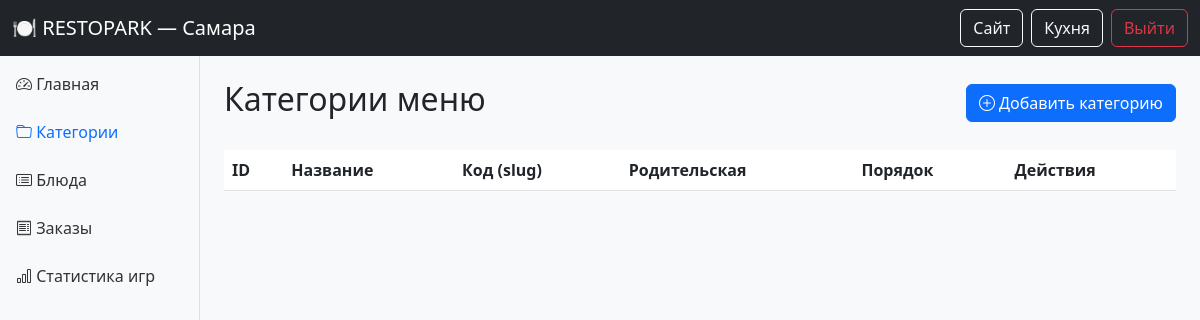
The page /admin/categories (signed in) on the database as committed earlier.
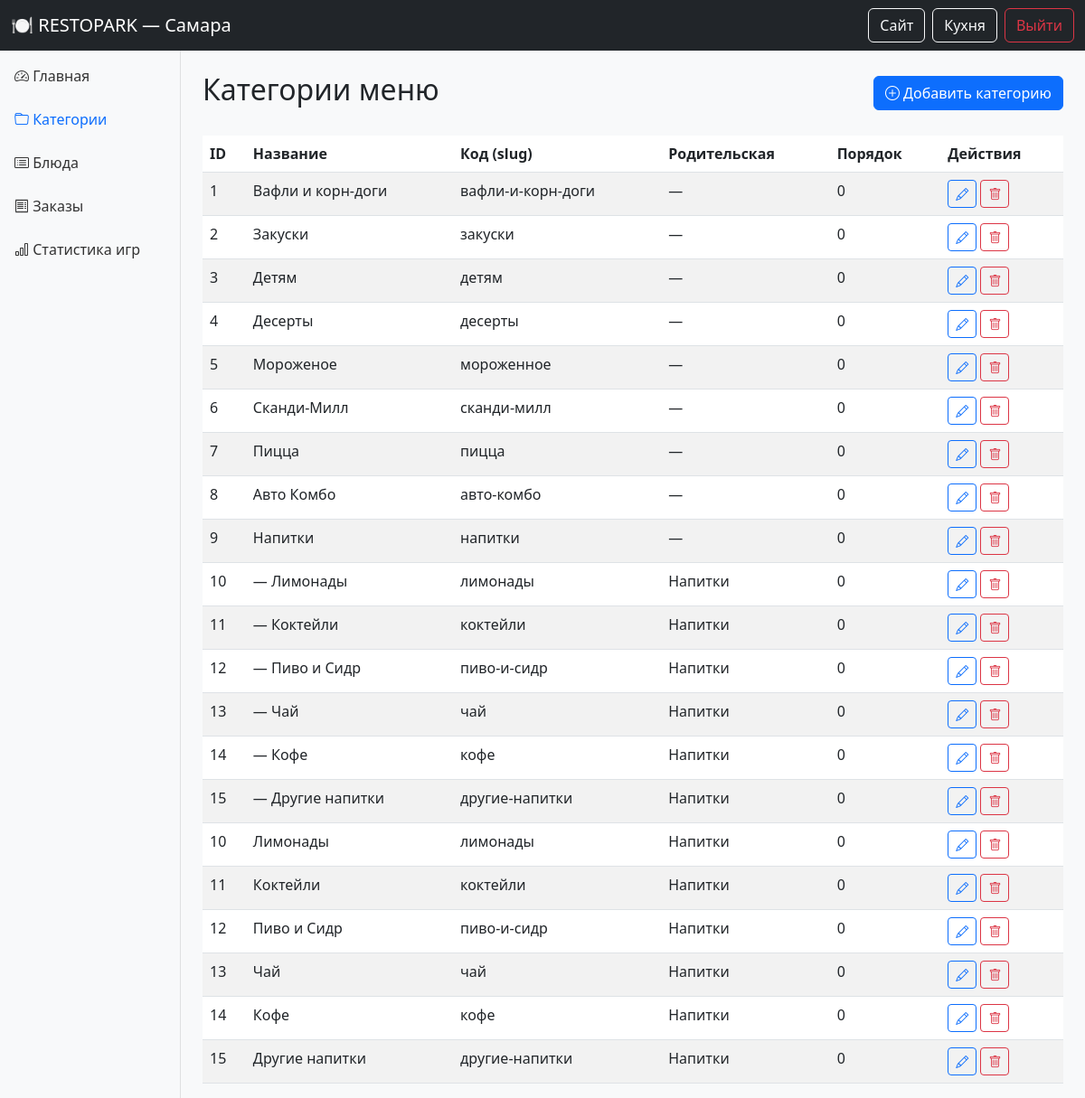
The same page on the database as committed later.
### models.py (models this page shows, shortened)
class Category(db.Model):
    __tablename__ = 'categories'
    id = db.Column(db.Integer, primary_key=True)
    name = db.Column(db.String(100), nullable=False)
    slug = db.Column(db.String(100), unique=True, nullable=False)
    order = db.Column(db.Integer, default=0)
    parent_id = db.Column(db.Integer, db.ForeignKey('categories.id'), nullable=True)
    parent = db.relationship('Category', remote_side=[id], backref='subcategories')
    items = db.relationship('MenuItem', backref='category', lazy='dynamic', cascade='all, delete-orphan')

### app.py (the view)
    def decorated(*args, **kwargs):
        if not session.get('admin_logged_in'):
            return redirect(url_for('admin_login'))
        return f(*args, **kwargs)

### app.py (called while the page is built)
def admin_required(f):
    def decorated(*args, **kwargs):
        if not session.get('admin_logged_in'):
            return redirect(url_for('admin_login'))
        return f(*args, **kwargs)
    decorated.__name__ = f.__name__
    return decorated

@app.route('/admin/categories')
@admin_required
def admin_categories():
    categories = Category.query.order_by(Category.order).all()
    return render_template('admin/categories.html', categories=categories)

### templates/admin/categories.html (shortened to what this page needs)
{% extends "admin/base.html" %}
{% block content %}
<div class="d-flex justify-content-between align-items-center mb-4">
    <h2>Категории меню</h2>
    <button class="btn btn-primary" data-bs-toggle="modal" data-bs-target="#addCategoryModal">
        <i class="bi bi-plus-circle"></i> Добавить категорию
    </button>
</div>
<div class="table-responsive">
    <table class="table table-striped table-hover">
        <thead>
            <tr>
                <th>ID</th>
                <th>Название</th>
                <th>Код (slug)</th>
                <th>Родительская</th>
                <th>Порядок</th>
                <th>Действия</th>
            </tr>
        </thead>
        <tbody>
            {% for cat in categories recursive %}
            <tr>
                <td>{{ cat.id }}</td>
                <td>{{ '—' * (loop.depth-1) }} {{ cat.name }}</td>
                <td>{{ cat.slug }}</td>
                <td>{{ cat.parent.name if cat.parent else '—' }}</td>
                <td>{{ cat.order }}</td>
                <td class="table-actions">
                    <button class="btn btn-sm btn-outline-primary" data-bs-toggle="modal" data-bs-target="#editCategoryModal{{ cat.id }}" title="Редактировать">
                        <i class="bi bi-pencil"></i>
                    </button>
                    <a href="{{ url_for('admin_category_delete', id=cat.id) }}" class="btn btn-sm btn-outline-danger" onclick="return confirm('Удалить категорию и все вложенные элементы?')" title="Удалить">
                        <i class="bi bi-trash"></i>
                    </a>
                </td>
            </tr>
            {% if cat.subcategories %}
                {{ loop(cat.subcategories|sort(attribute='order')) }}
            {% endif %}
            {% endfor %}
        </tbody>
    </table>
</div>
{% endblock %}

Rows that differ between the two databases and show on the page:
added Category: id "1", name "Вафли и корн-доги", slug "вафли-и-корн-доги", parent "—", order "0", shown under "Категории меню"
added Category: id "2", name "Закуски", slug "закуски", parent "—", order "0", shown under "Категории меню"
added Category: id "3", name "Детям", slug "детям", parent "—", order "0", shown under "Категории меню"
added Category: id "4", name "Десерты", slug "десерты", parent "—", order "0", shown under "Категории меню"
added Category: id "5", name "Мороженое", slug "мороженное", parent "—", order "0", shown under "Категории меню"
added Category: id "6", name "Сканди-Милл", slug "сканди-милл", parent "—", order "0", shown under "Категории меню"
added Category: id "7", name "Пицца", slug "пицца", parent "—", order "0", shown under "Категории меню"
added Category: id "8", name "Авто Комбо", slug "авто-комбо", parent "—", order "0", shown under "Категории меню"
added Category: id "9", name "Напитки", slug "напитки", parent "—", order "0", shown under "Категории меню"
added Category: id "10", depth "—", name "Лимонады", slug "лимонады", parent "Напитки", order "0"
added Category: id "11", depth "—", name "Коктейли", slug "коктейли", parent "Напитки", order "0"
added Category: id "12", depth "—", name "Пиво и Сидр", slug "пиво-и-сидр", parent "Напитки", order "0"
added Category: id "13", depth "—", name "Чай", slug "чай", parent "Напитки", order "0"
added Category: id "14", depth "—", name "Кофе", slug "кофе", parent "Напитки", order "0"
added Category: id "15", depth "—", name "Другие напитки", slug "другие-напитки", parent "Напитки", order "0"
